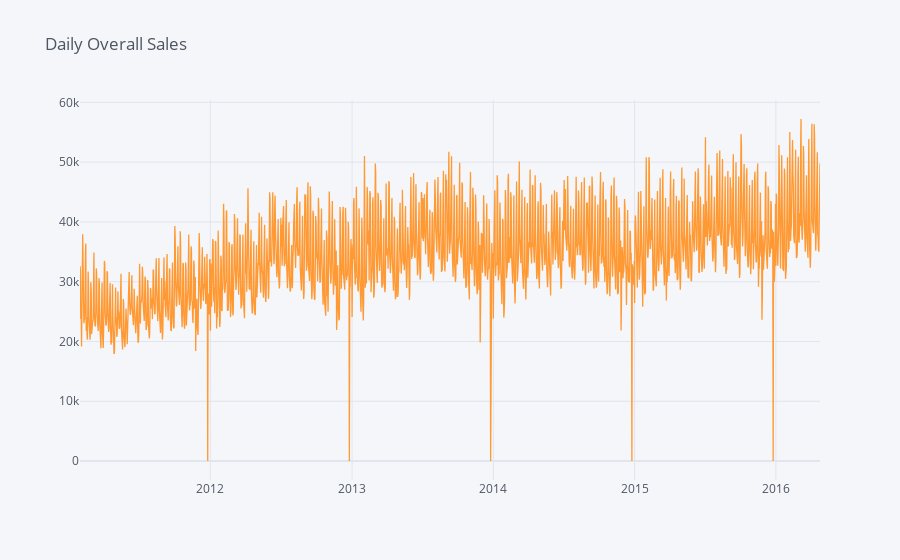

The code cell stored with this chart in its notebook:
### Markdown cell above
**4.1 Across Years**

### Code cell
sales_sum.iplot(title = "Daily Overall Sales")

### Figure 1 — Plotly figure (JSON) as saved in the notebook; plotly's stock layout.template omitted (floating-point values rounded to 4 significant figures; data arrays with more than 128 entries replaced by an {"elided": "..."} marker saying what was removed)
{"data": [{"line": {"color": "rgba(255, 153, 51, 1.0)", "dash": "solid", "shape": "linear", "width": 1.3}, "mode": "lines", "name": "sales", "text": "", "type": "scatter", "x": {"elided": "1913 str values"}, "y": {"elided": "1913 int values"}}], "layout": {"legend": {"bgcolor": "#F5F6F9", "font": {"color": "#4D5663"}}, "paper_bgcolor": "#F5F6F9", "plot_bgcolor": "#F5F6F9", "title": {"font": {"color": "#4D5663"}, "text": "Daily Overall Sales"}, "xaxis": {"gridcolor": "#E1E5ED", "showgrid": true, "tickfont": {"color": "#4D5663"}, "title": {"font": {"color": "#4D5663"}, "text": ""}, "zerolinecolor": "#E1E5ED"}, "yaxis": {"gridcolor": "#E1E5ED", "showgrid": true, "tickfont": {"color": "#4D5663"}, "title": {"font": {"color": "#4D5663"}, "text": ""}, "zerolinecolor": "#E1E5ED"}}}
